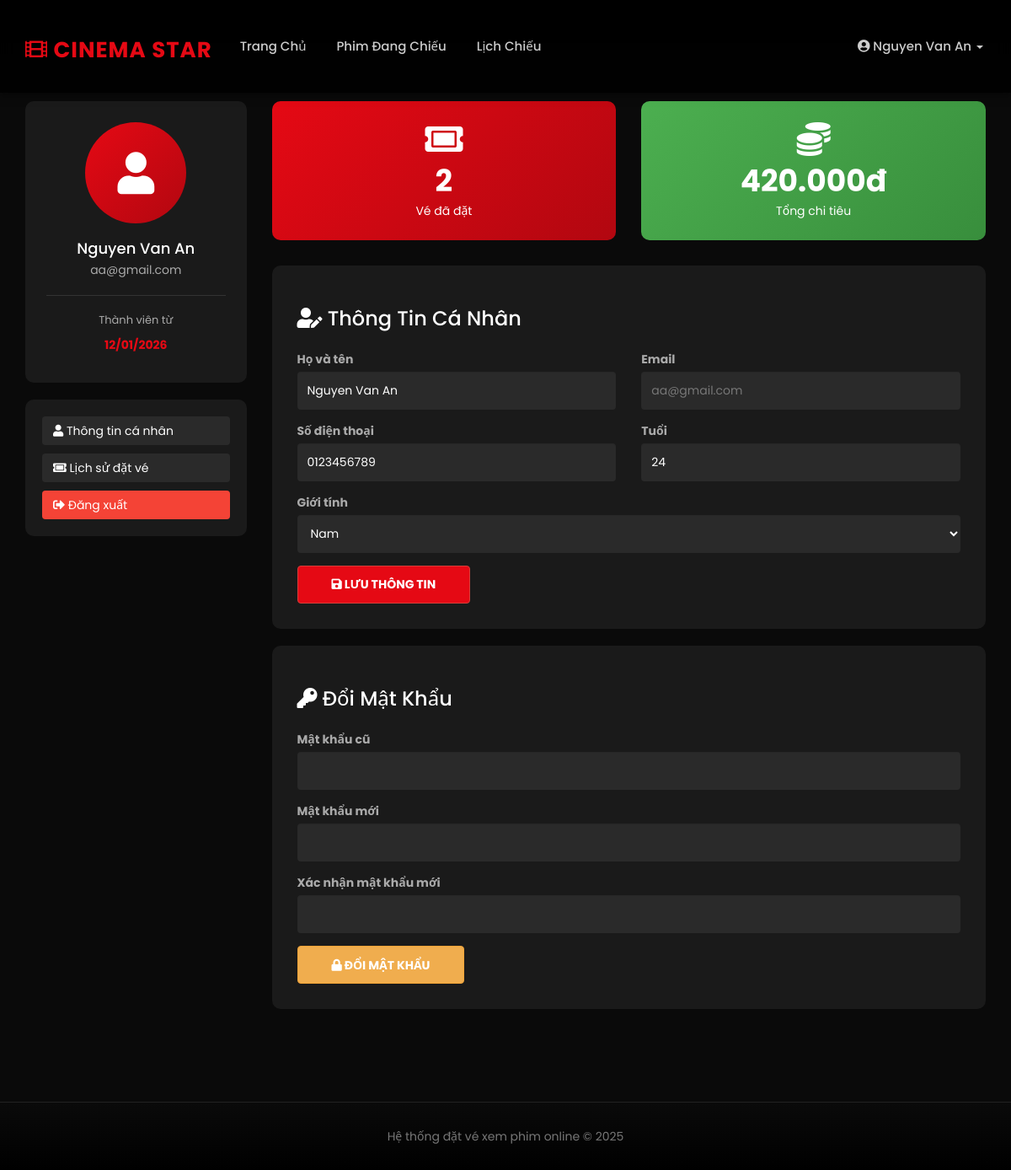
The page /profile.php (signed in) on the database as committed earlier.
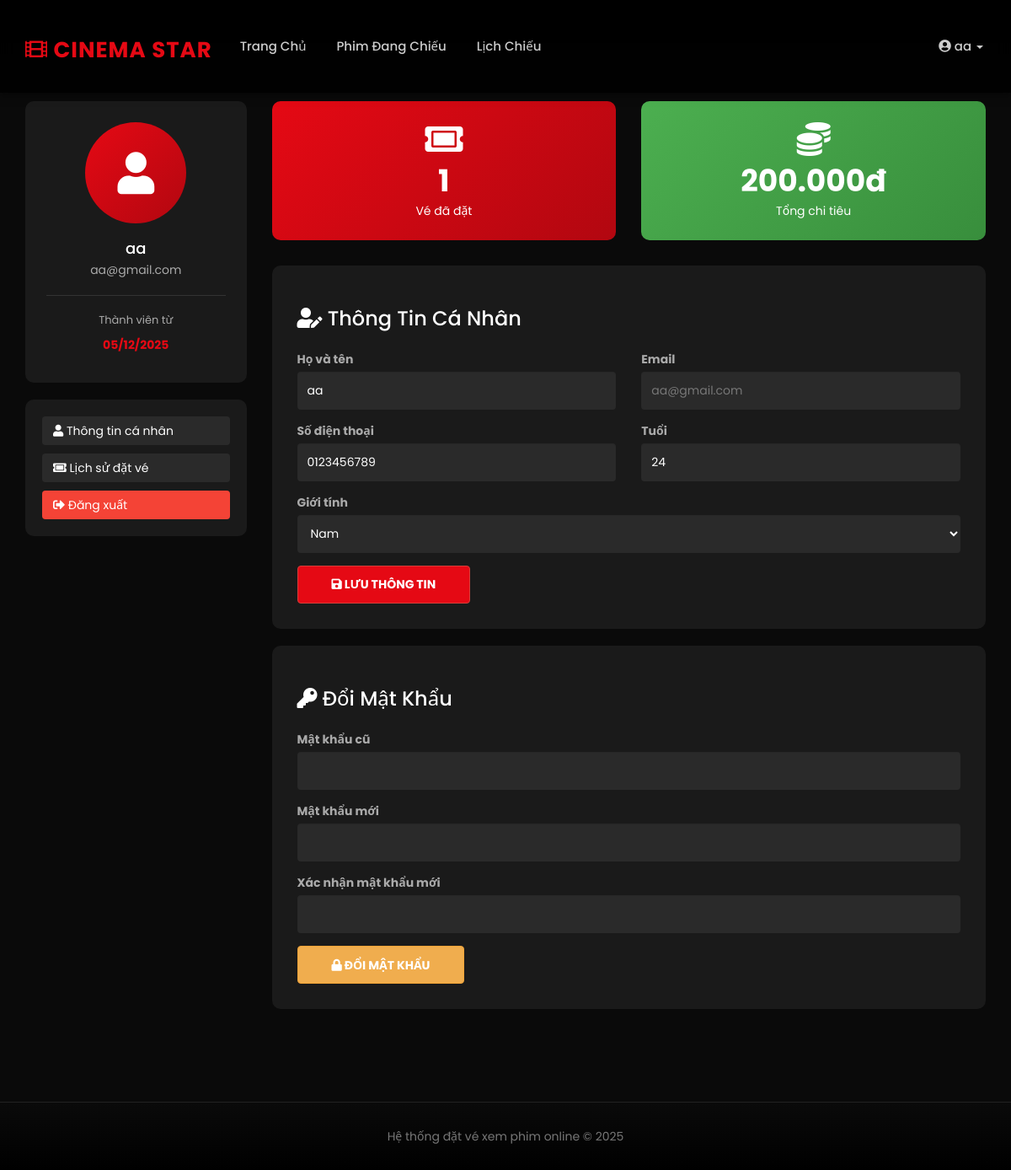
The same page on the database as committed later.
### tables this page shows
CREATE TABLE IF NOT EXISTS `tbl_registration` (
  `user_id` int(11) NOT NULL AUTO_INCREMENT,
  `name` varchar(100) NOT NULL,
  `email` varchar(100) NOT NULL,
  `phone` varchar(20) DEFAULT NULL,
  `age` int(11) DEFAULT NULL,
  `gender` enum('Male','Female','Other') DEFAULT 'Male',
  `created_at` timestamp NOT NULL DEFAULT current_timestamp(),
  PRIMARY KEY (`user_id`),
  UNIQUE KEY `email` (`email`)
);

### profile.php (the view, shortened to what the changed rows need)
<?php
include('header.php');
$user_id = $_SESSION['user'];
$user_qry = mysqli_query($con, "SELECT * FROM tbl_registration WHERE user_id='$user_id'");
$user = mysqli_fetch_array($user_qry);
$total_bookings = mysqli_fetch_array(mysqli_query($con, "SELECT COUNT(*) as total FROM tbl_bookings WHERE user_id='$user_id'"))['total'];
$total_spent = mysqli_fetch_array(mysqli_query($con, "SELECT SUM(total_amount) as total FROM tbl_bookings WHERE user_id='$user_id' AND status='confirmed'"))['total'] ?? 0;
?>
<div class="container" style="margin-top: 30px; margin-bottom: 50px;">
    <div class="row">
        <div class="col-md-3">
            <div style="background: #1a1a1a; padding: 25px; border-radius: 10px; text-align: center;">
                <div style="width: 120px; height: 120px; margin: 0 auto 20px; background: linear-gradient(135deg, #e50914, #b20710); border-radius: 50%; display: flex; align-items: center; justify-content: center;">
                    <i class="fas fa-user" style="font-size: 50px; color: #fff;"></i>
                </div>
                <h4 style="color: #fff; margin-bottom: 5px;"><?php echo htmlspecialchars($user['name']);?></h4>
                <p style="color: #aaa; font-size: 14px; margin-bottom: 20px;"><?php echo htmlspecialchars($user['email']);?></p>
                <div style="border-top: 1px solid #333; padding-top: 20px; margin-top: 20px;">
                    <p style="color: #aaa; font-size: 13px; margin-bottom: 10px;">Thành viên từ</p>
                    <p style="color: #e50914; font-weight: bold;"><?php echo date('d/m/Y', strtotime($user['created_at']));?></p>
                </div>
            </div>
        </div>
        <div class="col-md-9">
            <div class="row" style="margin-bottom: 30px;">
                <div class="col-md-6">
                    <div style="background: linear-gradient(135deg, #e50914, #b20710); padding: 25px; border-radius: 10px; text-align: center;">
                        <i class="fas fa-ticket-alt" style="font-size: 40px; color: #fff; margin-bottom: 10px;"></i>
                        <h3 style="color: #fff; margin: 0; font-size: 36px; font-weight: bold;"><?php echo $total_bookings;?></h3>
                        <p style="color: #fff; margin: 5px 0 0 0;">Vé đã đặt</p>
                    </div>
                </div>
                <div class="col-md-6">
                    <div style="background: linear-gradient(135deg, #4CAF50, #388E3C); padding: 25px; border-radius: 10px; text-align: center;">
                        <i class="fas fa-coins" style="font-size: 40px; color: #fff; margin-bottom: 10px;"></i>
                        <h3 style="color: #fff; margin: 0; font-size: 36px; font-weight: bold;"><?php echo number_format($total_spent, 0, ',', '.');?>đ</h3>
                        <p style="color: #fff; margin: 5px 0 0 0;">Tổng chi tiêu</p>
                    </div>
                </div>
            </div>
            <div style="background: #1a1a1a; padding: 30px; border-radius: 10px;">
                <form method="POST" action="">
                    <div class="row">
                        <div class="col-md-6">
                            <div class="form-group">
                                <label style="color: #aaa;">Họ và tên</label>
                                <input type="text" name="name" class="form-control" value="<?php echo htmlspecialchars($user['name']);?>" style="background: #2a2a2a; border: none; color: #fff; height: 45px;" required>
                            </div>
                        </div>
                        <div class="col-md-6">
                            <div class="form-group">
                                <label style="color: #aaa;">Email</label>
                                <input type="email" class="form-control" value="<?php echo htmlspecialchars($user['email']);?>" style="background: #2a2a2a; border: none; color: #777; height: 45px;" disabled>
                            </div>
                        </div>
                    </div>
                    <div class="row">
                        <div class="col-md-6">
                            <div class="form-group">
                                <label style="color: #aaa;">Số điện thoại</label>
                                <input type="text" name="phone" class="form-control" value="<?php echo htmlspecialchars($user['phone']);?>" style="background: #2a2a2a; border: none; color: #fff; height: 45px;">
                            </div>
                        </div>
                        <div class="col-md-6">
                            <div class="form-group">
                                <label style="color: #aaa;">Tuổi</label>
                                <input type="number" name="age" class="form-control" value="<?php echo $user['age'];?>" style="background: #2a2a2a; border: none; color: #fff; height: 45px;">
                            </div>
                        </div>
                    </div>
                    <div class="form-group">
                        <label style="color: #aaa;">Giới tính</label>
                        <select name="gender" class="form-control" style="background: #2a2a2a; border: none; color: #fff; height: 45px;">
                            <option value="Male" <?php echo $user['gender']=='Male'?'selected':'';?>>Nam</option>
                        </select>
                    </div>
                </form>
            </div>
        </div>
    </div>
</div>
<?php include('footer.php'); ?>

### header.php (shortened to what the changed rows need)
?><!DOCTYPE html>
<html lang="vi">
<head>
    <link rel="stylesheet" href="https://maxcdn.bootstrapcdn.com/bootstrap/3.4.1/css/bootstrap.min.css">
    <link rel="stylesheet" href="https://cdnjs.cloudflare.com/ajax/libs/font-awesome/5.15.4/css/all.min.css">
    <link rel="stylesheet" href="css/style.css">
</head>
<body>
<nav class="navbar navbar-inverse navbar-fixed-top">
  <div class="container">
    <div class="collapse navbar-collapse" id="myNavbar">
      <ul class="nav navbar-nav navbar-right">
        <?php if(isset($_SESSION['user'])){ ?>
            <li class="dropdown">
                <a class="dropdown-toggle" data-toggle="dropdown" href="#">
                    <i class="fas fa-user-circle"></i> <?php echo $_SESSION['user_name']; ?> <span class="caret"></span>
                </a>
            </li>
        <?php } else { ?>
            <li><a href="registration.php"><span class="glyphicon glyphicon-user"></span> Đăng Ký</a></li>
            <li><a href="login.php"><span class="glyphicon glyphicon-log-in"></span> Đăng Nhập</a></li>
        <?php } ?>
      </ul>
    </div>
  </div>
</nav>
<div class="main-container">

Rows that differ between the two databases and show on the page:
changed tbl_registration "aa@gmail.com": name "Nguyen Van An" → "aa"; created_at "12/01/2026" → "05/12/2025"
Other text that changed with them:
$_SESSION['user_name']: "Nguyen Van An" → "aa"
$total_bookings: "2" → "1"
$total_spent: "420.000" → "200.000"
